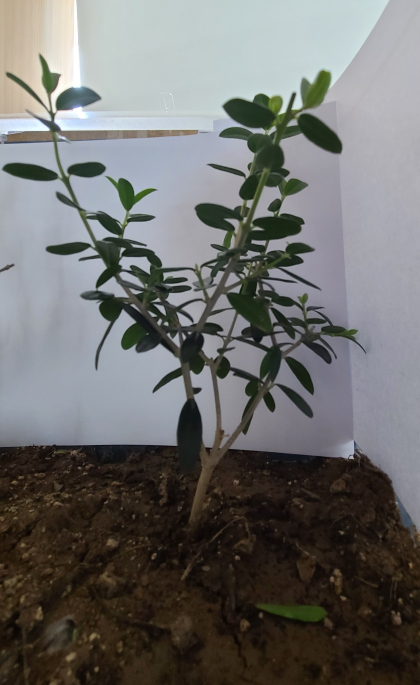
#> input picture object_size/image.jpg, 839 x 1370 px, found by its file name (shown at 1/2 size)
$ python michin2.py
#> lines starting #> are read from the running program, lines starting #| are printed output that depends on the picture; after the words box and inside, x2 and y2 are one past the last pixel; in counts of white or black regions, pixels touching at a corner belong together
import cv2
import numpy as np
import dotenv
import os
import sys

dotenv_path = dotenv.find_dotenv()
dotenv.load_dotenv(dotenv_path)

x=563
y=97
w=792
h=877

# Load image, grayscale, Gaussian blur, Otsu's threshold
#img = cv2.imread('/var/log/motion/image.jpg')
img = cv2.imread('image.jpg')
#> img is the input picture: shape (1370, 839, 3); mean B, G, R 108.3, 109.9, 110.3

roi = img[y:y+h, x:x+w]     # roi 지정
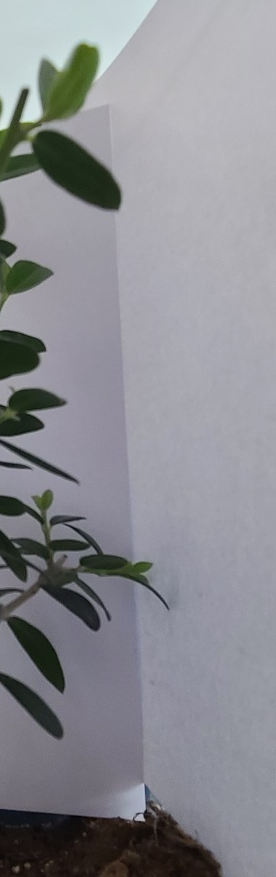
#> roi: shape (877, 276, 3); mean B, G, R 145, 139.3, 138.5
image = roi.copy()           # roi 배열 복제 ---①

#image = cv2.subtract(image, -50)
#image = cv2.add(image, 50)

gray = cv2.cvtColor(image, cv2.COLOR_BGR2GRAY)
#blur = cv2.GaussianBlur(gray, (5, 5), 0)
edged = cv2.Canny(gray, 100, 250)
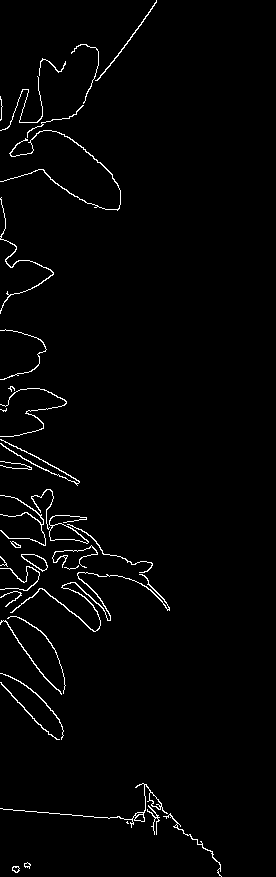
#> edged: shape (877, 276); 2% white in thin lines or dots, all inside (x1, y1, x2, y2) = (0, 0, 222, 877)

# Find bounding box
x,y,w,h = cv2.boundingRect(edged)
#> x = 0; y = 0; w = 222; h = 877
cv2.rectangle(image, (x, y), (x + w, y + h), (36,255,12), 2)
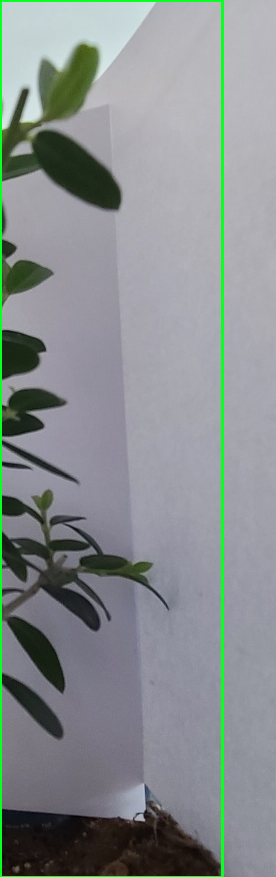
#> image: shape (877, 276, 3); 2.08% of pixels changed, all inside (x1, y1, x2, y2) = (0, 0, 224, 877)
cv2.putText(image, "w={},h={}".format(round(w*2.54/96, 1),round(h*2.54/96, 3)), (x,y - 10), cv2.FONT_HERSHEY_SIMPLEX, 0.7, (36,255,12), 2)
print(round(h*2.54/96, 3))
#| 23.204

# cv2.imshow("thresh", thresh)
cv2.imshow("image", image)
cv2.imshow("edged", edged)
cv2.waitKey()
